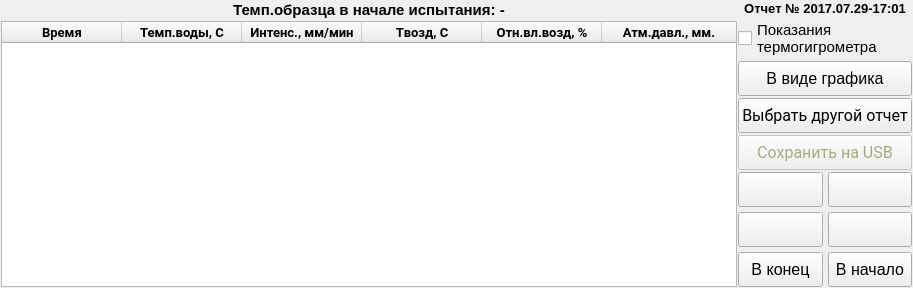
      <widget class="QWidget" name="pageTable">
       <property name="cursor">
        <cursorShape>BlankCursor</cursorShape>
       </property>
       <layout class="QHBoxLayout" name="horizontalLayout_5">
        <property name="spacing">
         <number>1</number>
        </property>
        <property name="leftMargin">
         <number>1</number>
        </property>
        <property name="topMargin">
         <number>1</number>
        </property>
        <property name="rightMargin">
         <number>1</number>
        </property>
        <property name="bottomMargin">
         <number>1</number>
        </property>
        <item>
         <layout class="QVBoxLayout" name="verticalLayout_10">
          <property name="spacing">
           <number>2</number>
          </property>
          <item>
           <widget class="QLabel" name="lTSampleInTable">
            <property name="font">
             <font>
              <pointsize>11</pointsize>
              <weight>75</weight>
              <bold>true</bold>
             </font>
            </property>
            <property name="cursor">
             <cursorShape>BlankCursor</cursorShape>
            </property>
            <property name="text">
             <string>Темп.образца в начале испытания: -</string>
            </property>
            <property name="alignment">
             <set>Qt::AlignCenter</set>
            </property>
           </widget>
          </item>
          <item>
           <widget class="QTableWidget" name="twTable">
            <property name="font">
             <font>
              <family>Roboto</family>
              <pointsize>10</pointsize>
              <weight>75</weight>
              <bold>true</bold>
             </font>
            </property>
            <property name="cursor" stdset="0">
             <cursorShape>BlankCursor</cursorShape>
            </property>
            <property name="lineWidth">
             <number>2</number>
            </property>
            <property name="midLineWidth">
             <number>2</number>
            </property>
            <property name="sizeAdjustPolicy">
             <enum>QAbstractScrollArea::AdjustToContents</enum>
            </property>
            <property name="editTriggers">
             <set>QAbstractItemView::NoEditTriggers</set>
            </property>
            <property name="showDropIndicator" stdset="0">
             <bool>false</bool>
            </property>
            <property name="dragDropOverwriteMode">
             <bool>false</bool>
            </property>
            <property name="alternatingRowColors">
             <bool>false</bool>
            </property>
            <property name="textElideMode">
             <enum>Qt::ElideNone</enum>
            </property>
            <attribute name="horizontalHeaderCascadingSectionResizes">
             <bool>false</bool>
            </attribute>
            <attribute name="horizontalHeaderDefaultSectionSize">
             <number>120</number>
            </attribute>
            <attribute name="horizontalHeaderShowSortIndicator" stdset="0">
             <bool>false</bool>
            </attribute>
            <attribute name="horizontalHeaderStretchLastSection">
             <bool>true</bool>
            </attribute>
            <attribute name="verticalHeaderVisible">
             <bool>false</bool>
            </attribute>
            <attribute name="verticalHeaderStretchLastSection">
             <bool>false</bool>
            </attribute>
            <column>
             <property name="text">
              <string>Время</string>
             </property>
            </column>
            <column>
             <property name="text">
              <string>Темп.воды, C</string>
             </property>
            </column>
            <column>
             <property name="text">
              <string>Интенс., мм/мин</string>
             </property>
            </column>
            <column>
             <property name="text">
              <string>Tвозд, С</string>
             </property>
            </column>
            <column>
             <property name="text">
              <string>Отн.вл.возд, %</string>
             </property>
            </column>
            <column>
             <property name="text">
              <string>Атм.давл., мм.</string>
             </property>
            </column>
           </widget>
          </item>
         </layout>
        </item>
        <item>
         <layout class="QVBoxLayout" name="verticalLayout">
          <property name="spacing">
           <number>2</number>
          </property>
          <item>
           <widget class="QLabel" name="lReportNameInTable">
            <property name="sizePolicy">
             <sizepolicy hsizetype="Preferred" vsizetype="Preferred">
              <horstretch>0</horstretch>
              <verstretch>0</verstretch>
             </sizepolicy>
            </property>
            <property name="font">
             <font>
              <pointsize>10</pointsize>
              <weight>75</weight>
              <bold>true</bold>
             </font>
            </property>
            <property name="cursor">
             <cursorShape>BlankCursor</cursorShape>
            </property>
            <property name="text">
             <string>Отчет № 2017.07.29-17:01</string>
            </property>
            <property name="alignment">
             <set>Qt::AlignCenter</set>
            </property>
           </widget>
          </item>
          <item>
           <widget class="QCheckBox" name="chbTermoHumValue">
            <property name="sizePolicy">
             <sizepolicy hsizetype="Preferred" vsizetype="Preferred">
              <horstretch>0</horstretch>
              <verstretch>0</verstretch>
             </sizepolicy>
            </property>
            <property name="font">
             <font>
              <pointsize>11</pointsize>
              <weight>50</weight>
              <bold>false</bold>
             </font>
            </property>
            <property name="cursor">
             <cursorShape>BlankCursor</cursorShape>
            </property>
            <property name="styleSheet">
             <string notr="true"/>
            </property>
            <property name="text">
             <string>Показания
термогигрометра</string>
            </property>
           </widget>
          </item>
          <item>
           <widget class="QPushButton" name="pbPlotView">
            <property name="sizePolicy">
             <sizepolicy hsizetype="Preferred" vsizetype="Fixed">
              <horstretch>0</horstretch>
              <verstretch>0</verstretch>
             </sizepolicy>
            </property>
            <property name="minimumSize">
             <size>
              <width>0</width>
              <height>35</height>
             </size>
            </property>
            <property name="font">
             <font>
              <pointsize>12</pointsize>
              <weight>50</weight>
              <bold>false</bold>
             </font>
            </property>
            <property name="cursor">
             <cursorShape>BlankCursor</cursorShape>
            </property>
            <property name="styleSheet">
             <string notr="true"/>
            </property>
            <property name="text">
             <string>В виде графика</string>
            </property>
           </widget>
          </item>
          <item>
           <widget class="QPushButton" name="pbChooseTestData">
            <property name="sizePolicy">
             <sizepolicy hsizetype="Preferred" vsizetype="Fixed">
              <horstretch>0</horstretch>
              <verstretch>0</verstretch>
             </sizepolicy>
            </property>
            <property name="minimumSize">
             <size>
              <width>0</width>
              <height>35</height>
             </size>
            </property>
            <property name="palette">
             <palette>
              <active>
               <colorrole role="WindowText">
                <brush brushstyle="SolidPattern">
                 <color alpha="255">
                  <red>0</red>
                  <green>0</green>
                  <blue>0</blue>
                 </color>
                </brush>
               </colorrole>
               <colorrole role="Text">
                <brush brushstyle="SolidPattern">
                 <color alpha="255">
                  <red>0</red>
                  <green>0</green>
                  <blue>0</blue>
                 </color>
                </brush>
               </colorrole>
               <colorrole role="ButtonText">
                <brush brushstyle="SolidPattern">
                 <color alpha="255">
                  <red>0</red>
                  <green>0</green>
                  <blue>0</blue>
                 </color>
                </brush>
               </colorrole>
              </active>
              <inactive>
               <colorrole role="WindowText">
                <brush brushstyle="SolidPattern">
                 <color alpha="255">
                  <red>0</red>
                  <green>0</green>
                  <blue>0</blue>
                 </color>
                </brush>
               </colorrole>
               <colorrole role="Text">
                <brush brushstyle="SolidPattern">
                 <color alpha="255">
                  <red>0</red>
                  <green>0</green>
                  <blue>0</blue>
                 </color>
                </brush>
               </colorrole>
               <colorrole role="ButtonText">
                <brush brushstyle="SolidPattern">
                 <color alpha="255">
                  <red>0</red>
                  <green>0</green>
                  <blue>0</blue>
                 </color>
                </brush>
               </colorrole>
              </inactive>
              <disabled>
               <colorrole role="WindowText">
                <brush brushstyle="SolidPattern">
                 <color alpha="255">
                  <red>0</red>
                  <green>128</green>
                  <blue>0</blue>
                 </color>
                </brush>
               </colorrole>
               <colorrole role="Text">
                <brush brushstyle="SolidPattern">
                 <color alpha="255">
                  <red>0</red>
                  <green>128</green>
                  <blue>0</blue>
                 </color>
                </brush>
               </colorrole>
               <colorrole role="ButtonText">
                <brush brushstyle="SolidPattern">
                 <color alpha="255">
                  <red>0</red>
                  <green>128</green>
                  <blue>0</blue>
                 </color>
                </brush>
               </colorrole>
              </disabled>
             </palette>
            </property>
            <property name="font">
             <font>
              <family>Roboto</family>
              <pointsize>12</pointsize>
              <weight>50</weight>
              <bold>false</bold>
             </font>
            </property>
            <property name="cursor">
             <cursorShape>BlankCursor</cursorShape>
            </property>
            <property name="styleSheet">
             <string notr="true"/>
            </property>
            <property name="text">
             <string>Выбрать другой отчет</string>
            </property>
           </widget>
          </item>
          <item>
           <widget class="QPushButton" name="pbSendToUSB">
            <property name="enabled">
             <bool>false</bool>
            </property>
            <property name="sizePolicy">
             <sizepolicy hsizetype="Preferred" vsizetype="Fixed">
              <horstretch>0</horstretch>
              <verstretch>0</verstretch>
             </sizepolicy>
            </property>
            <property name="minimumSize">
             <size>
              <width>0</width>
              <height>35</height>
             </size>
            </property>
            <property name="palette">
             <palette>
              <active>
               <colorrole role="WindowText">
                <brush brushstyle="SolidPattern">
                 <color alpha="255">
                  <red>0</red>
                  <green>0</green>
                  <blue>0</blue>
                 </color>
                </brush>
               </colorrole>
               <colorrole role="Text">
                <brush brushstyle="SolidPattern">
                 <color alpha="255">
                  <red>0</red>
                  <green>0</green>
                  <blue>0</blue>
                 </color>
                </brush>
               </colorrole>
               <colorrole role="ButtonText">
                <brush brushstyle="SolidPattern">
                 <color alpha="255">
                  <red>0</red>
                  <green>0</green>
                  <blue>0</blue>
                 </color>
                </brush>
               </colorrole>
              </active>
              <inactive>
               <colorrole role="WindowText">
                <brush brushstyle="SolidPattern">
                 <color alpha="255">
                  <red>0</red>
                  <green>0</green>
                  <blue>0</blue>
                 </color>
                </brush>
               </colorrole>
               <colorrole role="Text">
                <brush brushstyle="SolidPattern">
                 <color alpha="255">
                  <red>0</red>
                  <green>0</green>
                  <blue>0</blue>
                 </color>
                </brush>
               </colorrole>
               <colorrole role="ButtonText">
                <brush brushstyle="SolidPattern">
                 <color alpha="255">
                  <red>0</red>
                  <green>0</green>
                  <blue>0</blue>
                 </color>
                </brush>
               </colorrole>
              </inactive>
              <disabled>
               <colorrole role="WindowText">
                <brush brushstyle="SolidPattern">
                 <color alpha="255">
                  <red>170</red>
                  <green>170</green>
                  <blue>127</blue>
                 </color>
                </brush>
               </colorrole>
               <colorrole role="Text">
                <brush brushstyle="SolidPattern">
                 <color alpha="255">
                  <red>170</red>
                  <green>170</green>
                  <blue>127</blue>
                 </color>
                </brush>
               </colorrole>
               <colorrole role="ButtonText">
                <brush brushstyle="SolidPattern">
                 <color alpha="255">
                  <red>170</red>
                  <green>170</green>
                  <blue>127</blue>
                 </color>
                </brush>
               </colorrole>
              </disabled>
             </palette>
            </property>
            <property name="font">
             <font>
              <family>Roboto</family>
              <pointsize>12</pointsize>
              <weight>50</weight>
              <bold>false</bold>
             </font>
            </property>
            <property name="cursor">
             <cursorShape>BlankCursor</cursorShape>
            </property>
            <property name="styleSheet">
             <string notr="true"/>
            </property>
            <property name="text">
             <string>Сохранить на USB</string>
            </property>
           </widget>
          </item>
          <item>
           <layout class="QGridLayout" name="gridLayout_3">
            <property name="spacing">
             <number>5</number>
            </property>
            <item row="0" column="1">
             <widget class="QPushButton" name="pbUp">
              <property name="sizePolicy">
               <sizepolicy hsizetype="Preferred" vsizetype="Fixed">
                <horstretch>0</horstretch>
                <verstretch>0</verstretch>
               </sizepolicy>
              </property>
              <property name="minimumSize">
               <size>
                <width>0</width>
                <height>35</height>
               </size>
              </property>
              <property name="cursor">
               <cursorShape>BlankCursor</cursorShape>
              </property>
              <property name="text">
               <string/>
              </property>
              <property name="icon">
               <iconset resource="resource.qrc">
                <normaloff>:/Images/arrow-up.png</normaloff>:/Images/arrow-up.png</iconset>
              </property>
              <property name="iconSize">
               <size>
                <width>32</width>
                <height>32</height>
               </size>
              </property>
             </widget>
            </item>
            <item row="2" column="1">
             <widget class="QPushButton" name="pbUp10">
              <property name="sizePolicy">
               <sizepolicy hsizetype="Preferred" vsizetype="Fixed">
                <horstretch>0</horstretch>
                <verstretch>0</verstretch>
               </sizepolicy>
              </property>
              <property name="minimumSize">
               <size>
                <width>0</width>
                <height>35</height>
               </size>
              </property>
              <property name="cursor">
               <cursorShape>BlankCursor</cursorShape>
              </property>
              <property name="text">
               <string/>
              </property>
              <property name="icon">
               <iconset resource="resource.qrc">
                <normaloff>:/Images/arrow-up-double.png</normaloff>:/Images/arrow-up-double.png</iconset>
              </property>
              <property name="iconSize">
               <size>
                <width>32</width>
                <height>32</height>
               </size>
              </property>
             </widget>
            </item>
            <item row="2" column="0">
             <widget class="QPushButton" name="pbDown10">
              <property name="sizePolicy">
               <sizepolicy hsizetype="Preferred" vsizetype="Fixed">
                <horstretch>0</horstretch>
                <verstretch>0</verstretch>
               </sizepolicy>
              </property>
              <property name="minimumSize">
               <size>
                <width>0</width>
                <height>35</height>
               </size>
              </property>
              <property name="cursor">
               <cursorShape>BlankCursor</cursorShape>
              </property>
              <property name="text">
               <string/>
              </property>
              <property name="icon">
               <iconset resource="resource.qrc">
                <normaloff>:/Images/arrow-down-double.png</normaloff>:/Images/arrow-down-double.png</iconset>
              </property>
              <property name="iconSize">
               <size>
                <width>32</width>
                <height>32</height>
               </size>
              </property>
             </widget>
            </item>
            <item row="0" column="0">
             <widget class="QPushButton" name="pbDown">
              <property name="sizePolicy">
               <sizepolicy hsizetype="Preferred" vsizetype="Fixed">
                <horstretch>0</horstretch>
                <verstretch>0</verstretch>
               </sizepolicy>
              </property>
              <property name="minimumSize">
               <size>
                <width>0</width>
                <height>35</height>
               </size>
              </property>
              <property name="cursor">
               <cursorShape>BlankCursor</cursorShape>
              </property>
              <property name="text">
               <string/>
              </property>
              <property name="icon">
               <iconset resource="resource.qrc">
                <normaloff>:/Images/arrow-down.png</normaloff>:/Images/arrow-down.png</iconset>
              </property>
              <property name="iconSize">
               <size>
                <width>32</width>
                <height>32</height>
               </size>
              </property>
             </widget>
            </item>
            <item row="3" column="0">
             <widget class="QPushButton" name="pbEnd">
              <property name="sizePolicy">
               <sizepolicy hsizetype="Preferred" vsizetype="Fixed">
                <horstretch>0</horstretch>
                <verstretch>0</verstretch>
               </sizepolicy>
              </property>
              <property name="minimumSize">
               <size>
                <width>0</width>
                <height>35</height>
               </size>
              </property>
              <property name="font">
               <font>
                <pointsize>12</pointsize>
                <weight>50</weight>
                <bold>false</bold>
               </font>
              </property>
              <property name="cursor">
               <cursorShape>BlankCursor</cursorShape>
              </property>
              <property name="styleSheet">
               <string notr="true"/>
              </property>
              <property name="text">
               <string>В конец</string>
              </property>
             </widget>
            </item>
            <item row="3" column="1">
             <widget class="QPushButton" name="pbBegin">
              <property name="sizePolicy">
               <sizepolicy hsizetype="Preferred" vsizetype="Fixed">
                <horstretch>0</horstretch>
                <verstretch>0</verstretch>
               </sizepolicy>
              </property>
              <property name="minimumSize">
               <size>
                <width>0</width>
                <height>35</height>
               </size>
              </property>
              <property name="font">
               <font>
                <pointsize>12</pointsize>
                <weight>50</weight>
                <bold>false</bold>
               </font>
              </property>
              <property name="cursor">
               <cursorShape>BlankCursor</cursorShape>
              </property>
              <property name="styleSheet">
               <string notr="true"/>
              </property>
              <property name="text">
               <string>В начало</string>
              </property>
             </widget>
            </item>
           </layout>
          </item>
         </layout>
        </item>
       </layout>
      </widget>
